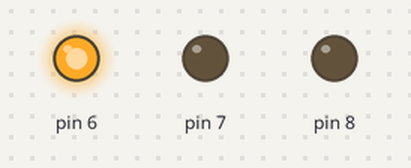
Bench run of a sketch on a simulated Arduino Uno, built with avr-gcc and run on an emulated ATmega328P. Shown: output pins drawn as LEDs (lit = HIGH).

Above: at 0.2 s.
At 1.2 s:
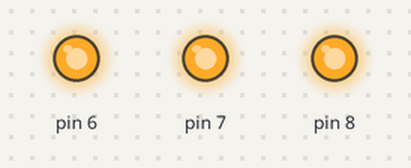
At 3.2 s:
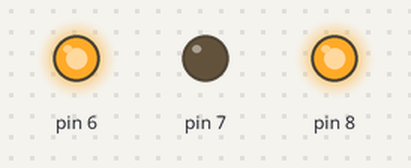
At 4.5 s:
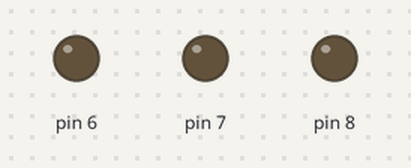
Timing chart, 0 to 5.8 s (numbered marks = the images above):
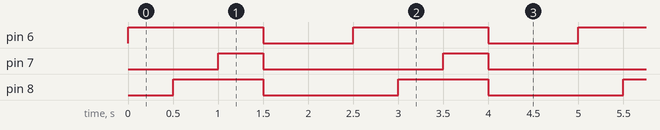

The sketch:

day4_002.ino
```cpp
void setup() {
  pinMode(6, OUTPUT);
  pinMode(8, OUTPUT);
  pinMode(7, OUTPUT);
}

void loop() {
  digitalWrite(6, HIGH);
  delay(500);
  digitalWrite(8, HIGH);
  delay(500);
  digitalWrite(7, HIGH);
  delay(500);
  digitalWrite(6, LOW);
  digitalWrite(8, LOW);
  digitalWrite(7, LOW);
  delay(1000);
}
```

Measured:
- by itself, pin 6: alternates HIGH for 1.5 s and LOW for 1.0 s
- by itself, pin 7: alternates HIGH for 0.50 s and LOW for 2.0 s
- by itself, pin 8: alternates HIGH for 1.0 s and LOW for 1.5 s
